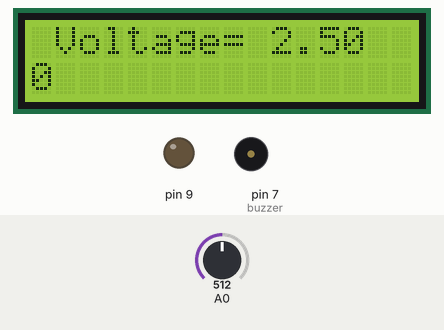
A sketch run on a simulated Arduino Uno, built with avr-gcc and run on an emulated ATmega328P. Shown: 16×2 character LCD, output pins drawn as LEDs (lit = HIGH), buzzer (waves = sounding). Inputs (shaded band) come from the test bench; at power-on: A0 = 512.

Above: at 1.7 s.
1.8 s: A0 set to 522
At 3.7 s:
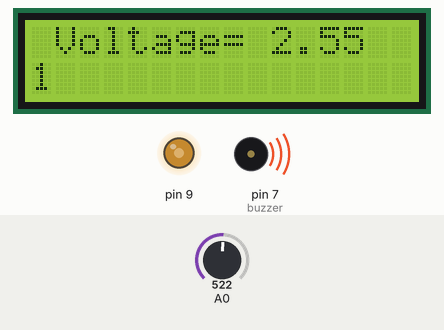
8.0 s: A0 set to 511
At 10.0 s:
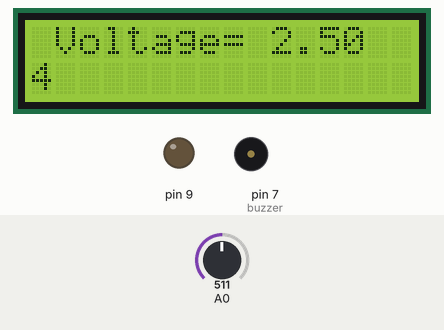
12.7 s: A0 set to 306
At 14.2 s:
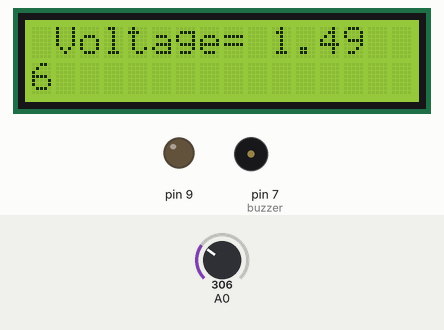
Timing chart, 0 to 15.7 s (numbered marks = the images above; inputs shaded):
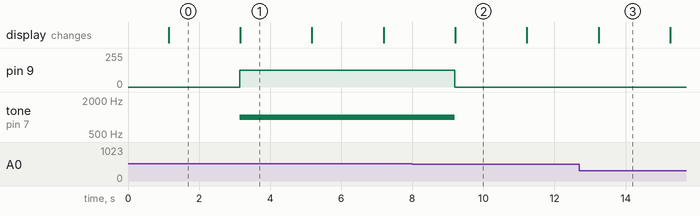

The sketch:

program_run.ino
```cpp
// C++ code
// #include <Adafruit_LiquidCrystal.h>
// Adafruit_LiquidCrystal lcd_1(0);
  #include <LiquidCrystal_I2C.h>
  LiquidCrystal_I2C lcd_1 (0x27, 20, 4);
  float voltage_conversion = 0;
  float resistance_conversion = 0;
  float input_voltage = 0;
  float temp=0.0;
 const int buzzer= 7;
  int seconds = 0;

void setup()
{
  lcd_1.init();
  lcd_1.backlight(); //turn on the backlight
  pinMode(7, OUTPUT);
  lcd_1.begin(16, 2);
}

void loop()
{
  delay(1000);
  //Conversion formula
  float analog_value = analogRead(A0);
  voltage_conversion = (analog_value * 5.0) / 1024.0;
//resistance_conversion = (analog_value * 250.0) / 1024.0;
  input_voltage = voltage_conversion;
//input_resistance= resistance_conversion;
// current= input_voltage/input_resistance
if((input_voltage)>2.5) {
  analogWrite(9, 127);
  tone(buzzer, 1000);
}
else {
  noTone(buzzer);
  analogWrite(9,0);
}

  lcd_1.setCursor(1, 0);
  lcd_1.print("Voltage= ");
  lcd_1.print(input_voltage);

  lcd_1.setCursor(0, 1);

  lcd_1.print(seconds);
  lcd_1.setBacklight(1);
  delay(500); // Wait for 500 millisecond(s)
 // lcd_1.setBacklight(0);
  delay(500); // Wait for 500 millisecond(s)
  seconds += 1;


}
```

Measured:
- the behaviour switches between 512 and 513 on A0 (found by bisection; images 0 and 1)
- after the input at 1.8 s, pin 9: 0/255 → 127/255 after 1.3 s; tone on pin 7 (buzzer): silent → 1000 Hz after 1.3 s
- after the input at 8.0 s, pin 9: 127/255 → 0/255 after 1.2 s; tone on pin 7 (buzzer): 1000 Hz → silent after 1.2 s
- what the display in image 1 shows lasts 2.0 s, from 3.2 s to 5.2 s
